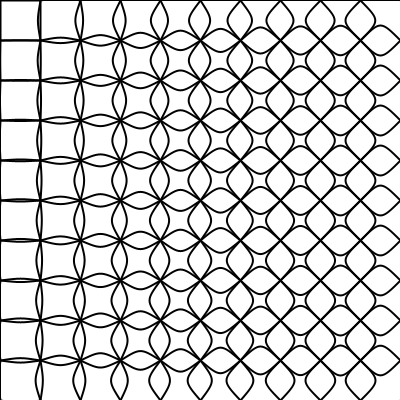
Frame 1 (no input)
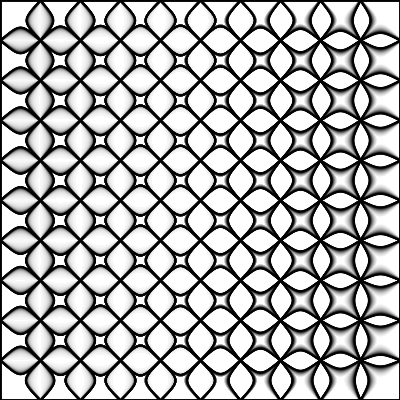
Frame 60 (the mouse pressed at the canvas centre just before this capture)
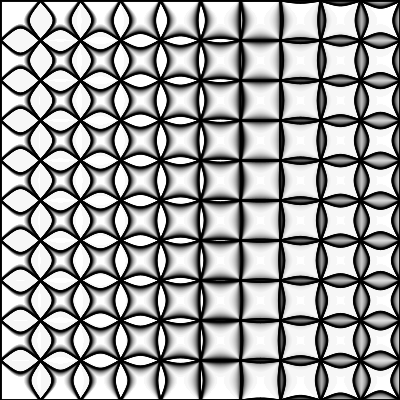
Frame 120 (the mouse held since frame 60 and released just before this capture)

The Processing sketch that drew these frames (run headless with seeded random() and noise(); from frame 60 on, the mouse is pressed at the canvas centre):

// Processing sketch: processing_155302
// ── processing_155302.pde

/*
**  click canvas to toggle between animated and 'mouse'-mode
*/
float rectSize = 40;  
float counter = 0; 
boolean animated = true;  

void setup() {
  size(400, 400); 
  background(255); 
  smooth();
}

void draw() {

  fill(255, 15); 
  rect(0, 0, width, height);  

  float cellNum = 0;     
  for (float x = rectSize/2; x < width; x += rectSize) {
    for (float y = rectSize/2; y < height; y += rectSize) {      
      drawRect(x, y, cellNum);
      cellNum++;
    }
  }
  counter++;
}

void drawRect(float _mx, float _my, float _cnum) {
  float mx = _mx; 
  float my = _my; 
  float ax1, ay1, ax2, ay2, cx1, cy1; 
  float factor;  

  factor = sin(radians(counter + _cnum));  
  strokeWeight(2);
  stroke(0);
  noFill();    

  beginShape();
  ax1 = mx - rectSize/2; 
  ay1 = my - rectSize/2;
  ax2 = mx + rectSize/2; 
  ay2 = my - rectSize/2;
  cx1 = mx; 
  if (animated) {
    cy1 = map(factor, -1, 1, my, my - rectSize);
  } else {
    cy1 = map(mouseY, 0, height, my, my - rectSize);
  }  
  vertex(ax1, ay1); 
  bezierVertex(cx1, cy1, cx1, cy1, ax2, ay2);
  ax2 = mx + rectSize/2; 
  ay2 = my + rectSize/2;
  if (animated) {
    cx1 = map(factor, -1, 1, mx, mx + rectSize);
  } else {
    cx1 = map(mouseX, 0, width, mx, mx + rectSize);
  }  
  cy1 = my; 
  bezierVertex(cx1, cy1, cx1, cy1, ax2, ay2);
  ax2 = mx - rectSize/2; 
  ay2 = my + rectSize/2; 
  cx1 = mx; 
  if (animated) {
    cy1 = map(factor, -1, 1, my, my + rectSize);
  } else {
    cy1 = map(mouseY, 0, height, my, my + rectSize);
  } 
  bezierVertex(cx1, cy1, cx1, cy1, ax2, ay2);
  ax2 = mx - rectSize/2; 
  ay2 = my - rectSize/2; 
  if (animated) {
    cx1 = map(factor, -1, 1, mx, mx - rectSize);
  } else {
    cx1 = map(mouseX, 0, width, mx, mx - rectSize);
  }  
  cy1 = my; 
  bezierVertex(cx1, cy1, cx1, cy1, ax2, ay2);
  endShape();
}

void mouseReleased() {
  animated = !animated;
}
